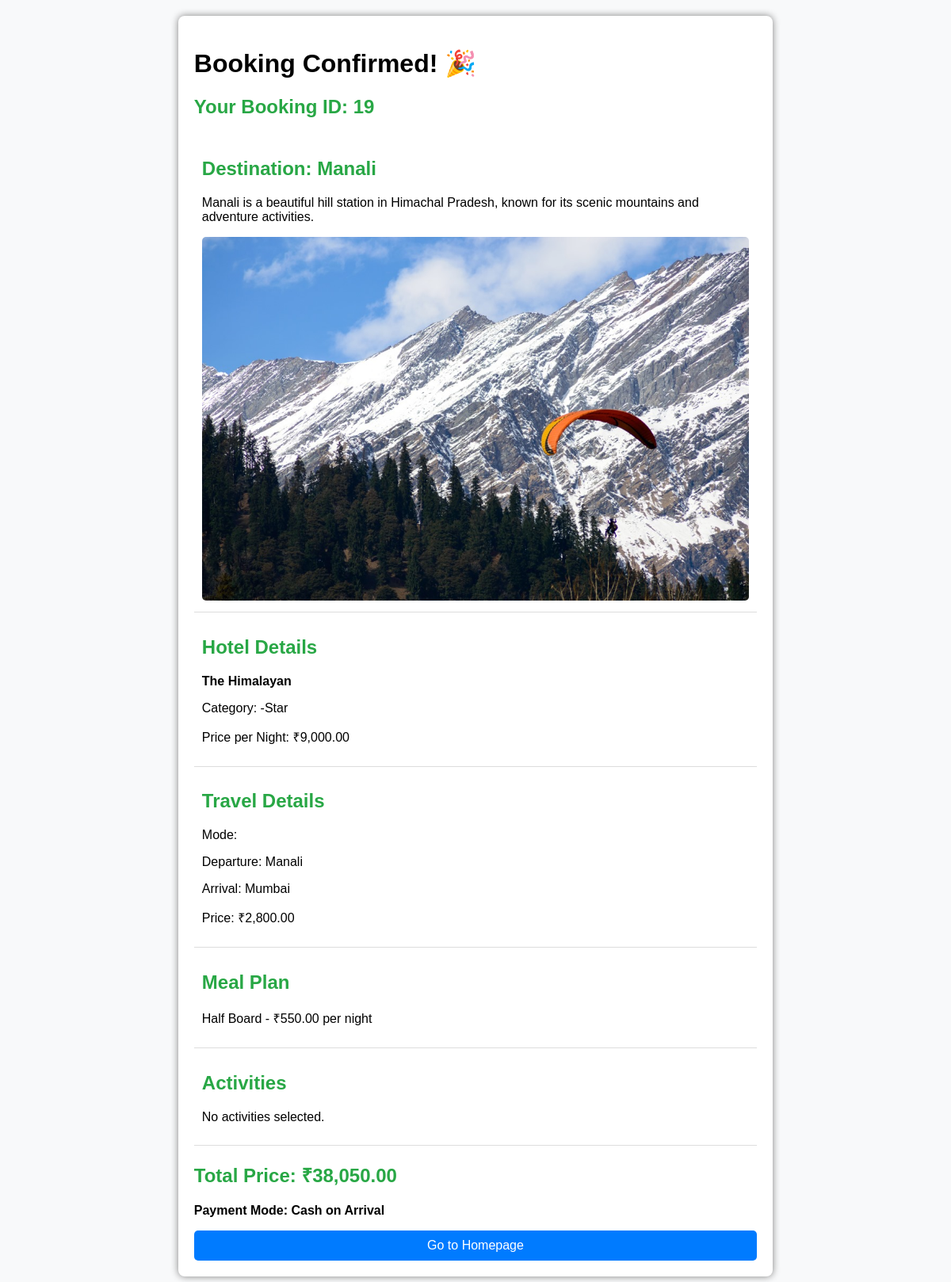
Screenshot of /booking_success.php?booking_id=19 (signed in) with the database file from the repository.
### tables this page shows
CREATE TABLE `cities` (
  `city_id` int(11) NOT NULL,
  `name` varchar(100) NOT NULL,
  `description` text NOT NULL
);

CREATE TABLE `hotels` (
  `hotel_id` int(11) NOT NULL,
  `city_id` int(11) NOT NULL,
  `name` varchar(255) NOT NULL,
  `star_rating` enum('3-Star','4-Star','5-Star') NOT NULL,
  `amenities` text NOT NULL,
  `price_per_night` decimal(10,2) NOT NULL
);

CREATE TABLE `travel_options` (
  `travel_id` int(11) NOT NULL,
  `city_id` int(11) NOT NULL,
  `type` enum('Bus','Train') NOT NULL,
  `company_name` varchar(255) NOT NULL,
  `departure` varchar(255) NOT NULL,
  `arrival` varchar(255) NOT NULL,
  `route_details` text DEFAULT NULL,
  `price` decimal(10,2) NOT NULL,
  `facilities` text NOT NULL
);

CREATE TABLE `meal_plans` (
  `meal_id` int(11) NOT NULL,
  `city_id` int(11) NOT NULL,
  `name` varchar(255) NOT NULL,
  `description` text DEFAULT NULL,
  `price_per_night` decimal(10,2) NOT NULL,
  `type` enum('Veg','Non-Veg','Mixed') NOT NULL
);

CREATE TABLE `bookings` (
  `booking_id` int(11) NOT NULL,
  `user_id` int(11) NOT NULL,
  `city_id` int(11) NOT NULL,
  `hotel_id` int(11) NOT NULL,
  `travel_option_id` int(11) DEFAULT NULL,
  `travel_id` int(11) NOT NULL,
  `total_price` decimal(10,2) NOT NULL,
  `status` enum('Pending','Confirmed','Canceled') DEFAULT 'Pending',
  `booking_date` timestamp NOT NULL DEFAULT current_timestamp(),
  `full_name` varchar(255) NOT NULL,
  `email` varchar(255) NOT NULL,
  `phone` varchar(15) NOT NULL,
  `meal_id` int(11) NOT NULL,
  `travel_date` date NOT NULL,
  `return_date` date NOT NULL,
  `nights` int(11) NOT NULL,
  `package_id` int(11) DEFAULT NULL
);

### booking_success.php (the view, shortened to what this page needs)
<?php
$conn = new mysqli("localhost", "root", "", "travel_booking");
$booking_id = intval($_GET['booking_id']);
$booking_query = $conn->query("SELECT * FROM bookings WHERE booking_id = $booking_id");
$booking = $booking_query->fetch_assoc() ?? die("Booking not found.");
$city_query = $conn->query("SELECT * FROM cities WHERE city_id = {$booking['city_id']}");
$city = $city_query->fetch_assoc();
$hotel_query = $conn->query("SELECT * FROM hotels WHERE hotel_id = {$booking['hotel_id']}");
$hotel = $hotel_query->fetch_assoc();
$travel_query = $conn->query("SELECT * FROM travel_options WHERE travel_id = {$booking['travel_id']}");
$travel = $travel_query->fetch_assoc();
$meal_query = $conn->query("SELECT * FROM meal_plans WHERE meal_id = {$booking['meal_id']}");
$meal = $meal_query->fetch_assoc();
$activity_list = [];
?>
<!DOCTYPE html>
<html lang="en">
<head>
</head>
<body>
    <div class="container">
        <h1>Booking Confirmed! 🎉</h1>
        <h2>Your Booking ID: <?php echo $booking_id; ?></h2>
        <div class="section">
            <h2>Destination: <?php echo $city['name']; ?></h2>
            <p><?php echo $city['description']; ?></p>
            <img src="images/<?php echo strtolower($city['name']); ?>.jpg" alt="<?php echo $city['name']; ?>">
        </div>
        <div class="section">
            <h2>Hotel Details</h2>
            <p><strong><?php echo $hotel['name']; ?></strong></p>
            <p>Category: <?php echo $hotel['category']; ?>-Star</p>
            <p>Price per Night: ₹<?php echo number_format($hotel['price_per_night'], 2); ?></p>
        </div>
        <div class="section">
            <h2>Travel Details</h2>
            <p>Mode: <?php echo $travel['mode']; ?></p>
            <p>Departure: <?php echo $travel['departure']; ?></p>
            <p>Arrival: <?php echo $travel['arrival']; ?></p>
            <p>Price: ₹<?php echo number_format($travel['price'], 2); ?></p>
        </div>
        <div class="section">
            <h2>Meal Plan</h2>
            <p><?php echo $meal['name']; ?> - ₹<?php echo number_format($meal['price_per_night'], 2); ?> per night</p>
        </div>
        <div class="section">
            <h2>Activities</h2>
            <?php if (!empty($activity_list)) { ?>
                <ul>
                    <?php foreach ($activity_list as $activity) { ?>
                        <li><?php echo $activity['name']; ?> - ₹<?php echo number_format($activity['price'], 2); ?></li>
                    <?php } ?>
                </ul>
            <?php } else { ?>
                <p>No activities selected.</p>
            <?php } ?>
        </div>
        <h2>Total Price: ₹<?php echo number_format($booking['total_price'], 2); ?></h2>
        <p><strong>Payment Mode: Cash on Arrival</strong></p>
        <button onclick="window.location.href='index.php'">Go to Homepage</button>
    </div>
</body>
</html>

### booking_success.php (style rules this page uses)
body { font-family: Arial, sans-serif; background-color: #f8f9fa; text-align: center; }
.container { width: 60%; margin: auto; background: white; padding: 20px; box-shadow: 0px 0px 10px gray; border-radius: 8px; margin-top: 20px; text-align: left; }
h2 { color: #28a745; }
img { width: 100%; height: auto; border-radius: 5px; }
.section { padding: 10px; border-bottom: 1px solid #ddd; }
button { width: 100%; padding: 10px; background: #007bff; color: white; border: none; cursor: pointer; font-size: 16px; border-radius: 5px; }

### rows the page displays
cities: name "Manali", description "Manali is a beautiful hill station in Himachal Pradesh, known for its scenic mountains and adventure activities."
hotels: name "The Himalayan", price_per_night "9,000.00"
travel_options: departure "Manali", arrival "Mumbai", price "2,800.00"
meal_plans: name "Half Board", price_per_night "550.00"
bookings: total_price "38,050.00"

### other values shown
$booking_id "19"
